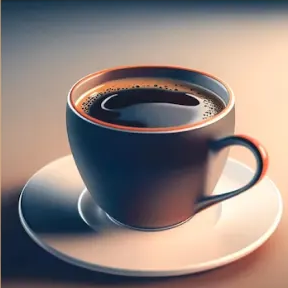
#> input picture project/assets/img-americano.png, 288 x 288 px
$ python cutout.py ../project/assets/img-americano.png out.png
#> lines starting #> are read from the running program, lines starting #| are printed output that depends on the picture; after the words box and inside, x2 and y2 are one past the last pixel; in counts of white or black regions, pixels touching at a corner belong together
#!/usr/bin/env python3
"""Turn a product shot on a flat background into a transparent PNG.

The bean and ice-cube art arrived as JPEGs on white (or with a checkerboard
baked in as literal pixels, since JPEG cannot store alpha). This flood-fills
the background inward from the image border, so enclosed light areas *inside*
the subject are kept, then keeps only the largest remaining blob -- which drops
generator watermarks and stray specks -- and crops tight.

    python scripts/cutout.py public/assets/bean5.png public/assets/bean-5.png --width 360

Requires: pillow, numpy, scipy
"""

import argparse

import numpy as np
from PIL import Image, ImageFilter
from scipy import ndimage


def cutout(src: str, dst: str, width: int | None, feather: float, pad: int) -> None:
#> called with src = '../project/assets/img-americano.png', dst = 'out.png', feather = 2, pad = 8
    im = Image.open(src).convert("RGB")
    arr = np.array(im).astype(np.int16)

    maxc = arr.max(axis=-1)
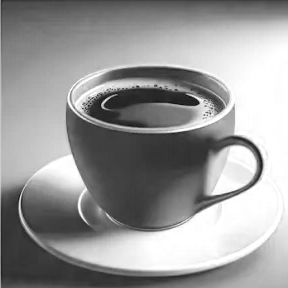
#> maxc: shape (288, 288) int16; min 14, max 255, mean 152.3
    minc = arr.min(axis=-1)
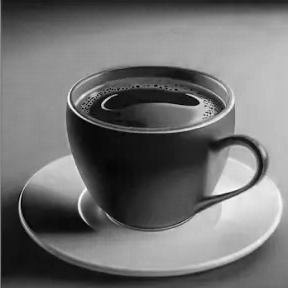
#> minc: shape (288, 288) int16; min 0, max 255, mean 111.9
    saturation = maxc - minc
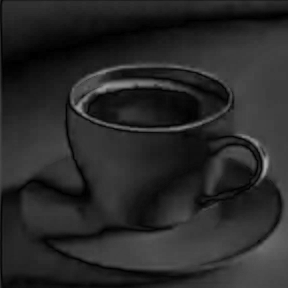
#> saturation: shape (288, 288) int16; min 0, max 173, mean 40.4
    brightness = (maxc + minc) / 2
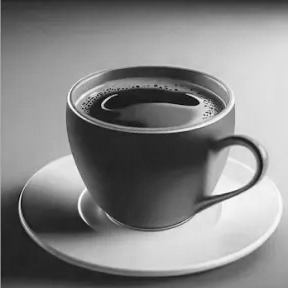
#> brightness: shape (288, 288) float64; min 8.5, max 255, mean 132.1

    # Near-grey and bright enough to be backdrop rather than subject.
    candidate = (saturation <= 18) & (brightness >= 165)
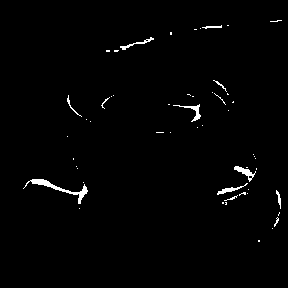
#> candidate: shape (288, 288) bool; 1.3% white; 54 white regions (43 under 20 px), largest, box (x1, y1, x2, y2) and area: (23, 179, 88, 204) 295, (234, 166, 256, 182) 119, (173, 104, 201, 122) 112

    # Only regions connected to the border are background: this preserves
    # highlights and pale detail enclosed within the subject.
    labelled, _ = ndimage.label(candidate, structure=np.ones((3, 3)))
#> labelled: shape (288, 288) int32; 55 distinct labels, from 0 to 54
    edges = set(labelled[0, :]) | set(labelled[-1, :]) | set(labelled[:, 0]) | set(labelled[:, -1])
#> edges = 1 item
    edges.discard(0)
    background = np.isin(labelled, list(edges))
#> background: shape (288, 288) bool; every value is 0

    # Keep only the biggest foreground blob, discarding watermarks and specks.
    foreground = ~background
#> foreground: shape (288, 288) bool; every value is 1
    blobs, count = ndimage.label(foreground, structure=np.ones((3, 3)))
#> blobs: shape (288, 288) int32; every value is 1
#> count = 1
    if count > 1:
        sizes = ndimage.sum(foreground, blobs, range(1, count + 1))
        foreground = blobs == (int(np.argmax(sizes)) + 1)

    alpha = np.where(foreground, 255, 0).astype(np.uint8)
#> alpha: shape (288, 288); every value is 255
    out = im.convert("RGBA")
#> out is the input picture: PIL image 288x288 RGBA; mean R, G, B, A 140.7, 128.1, 124, 255
    out.putalpha(Image.fromarray(alpha, mode="L").filter(ImageFilter.GaussianBlur(feather)))

    ys, xs = np.where(foreground)
    left, right, top, bottom = xs.min(), xs.max(), ys.min(), ys.max()
#> left = 0; right = 287; top = 0; bottom = 287
    out = out.crop(
        (
            max(0, left - pad),
            max(0, top - pad),
            min(out.width, right + pad + 1),
            min(out.height, bottom + pad + 1),
        )
    )

    if width and out.width > width:
        out = out.resize((width, round(out.height * width / out.width)), Image.LANCZOS)

    out.save(dst, optimize=True)
    print(f"{src} -> {dst}  {out.size[0]}x{out.size[1]}")
#| ../project/assets/img-americano.png -> out.png  288x288


if __name__ == "__main__":
    p = argparse.ArgumentParser(description=__doc__)
    p.add_argument("src")
    p.add_argument("dst")
    p.add_argument("--width", type=int, default=None, help="downscale to this width")
    p.add_argument("--feather", type=float, default=2.0, help="edge softening, px")
    p.add_argument("--pad", type=int, default=8, help="transparent padding kept around the crop")
    a = p.parse_args()
    cutout(a.src, a.dst, a.width, a.feather, a.pad)

$ run again, on project/assets/img-footer-beans.png
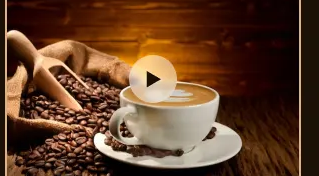
#> input picture project/assets/img-footer-beans.png, 319 x 176 px
#> in cutout, `brightness = (maxc + minc) / 2`:
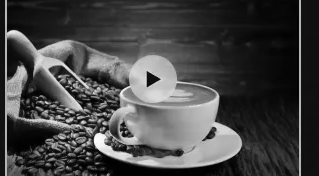
#> brightness: shape (176, 319) float64; min 0, max 254.5, mean 69.3
#> in cutout, `candidate = (saturation <= 18) & (brightness >= 165)`:
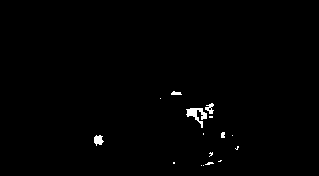
#> candidate: shape (176, 319) bool; 0.75% white; 16 white regions (11 under 20 px), largest, box (x1, y1, x2, y2) and area: (186, 108, 207, 128) 179, (94, 135, 104, 146) 75, (205, 103, 214, 114) 54, (171, 91, 182, 95) 32, (221, 132, 225, 138) 22
#> labelled: shape (176, 319) int32; 17 distinct labels, from 0 to 16
#> edges = 1 item
#> background: shape (176, 319) bool; every value is 0
#> foreground: shape (176, 319) bool; every value is 1
#> blobs: shape (176, 319) int32; every value is 1
#> count = 1
#> alpha: shape (176, 319); every value is 255
#> in cutout, out is the input picture: PIL image 319x176 RGBA; mean R, G, B, A 97.5, 63.4, 41.1, 255
#> left = 0; right = 318; top = 0; bottom = 175
#| ../project/assets/img-footer-beans.png -> out.png  319x176
